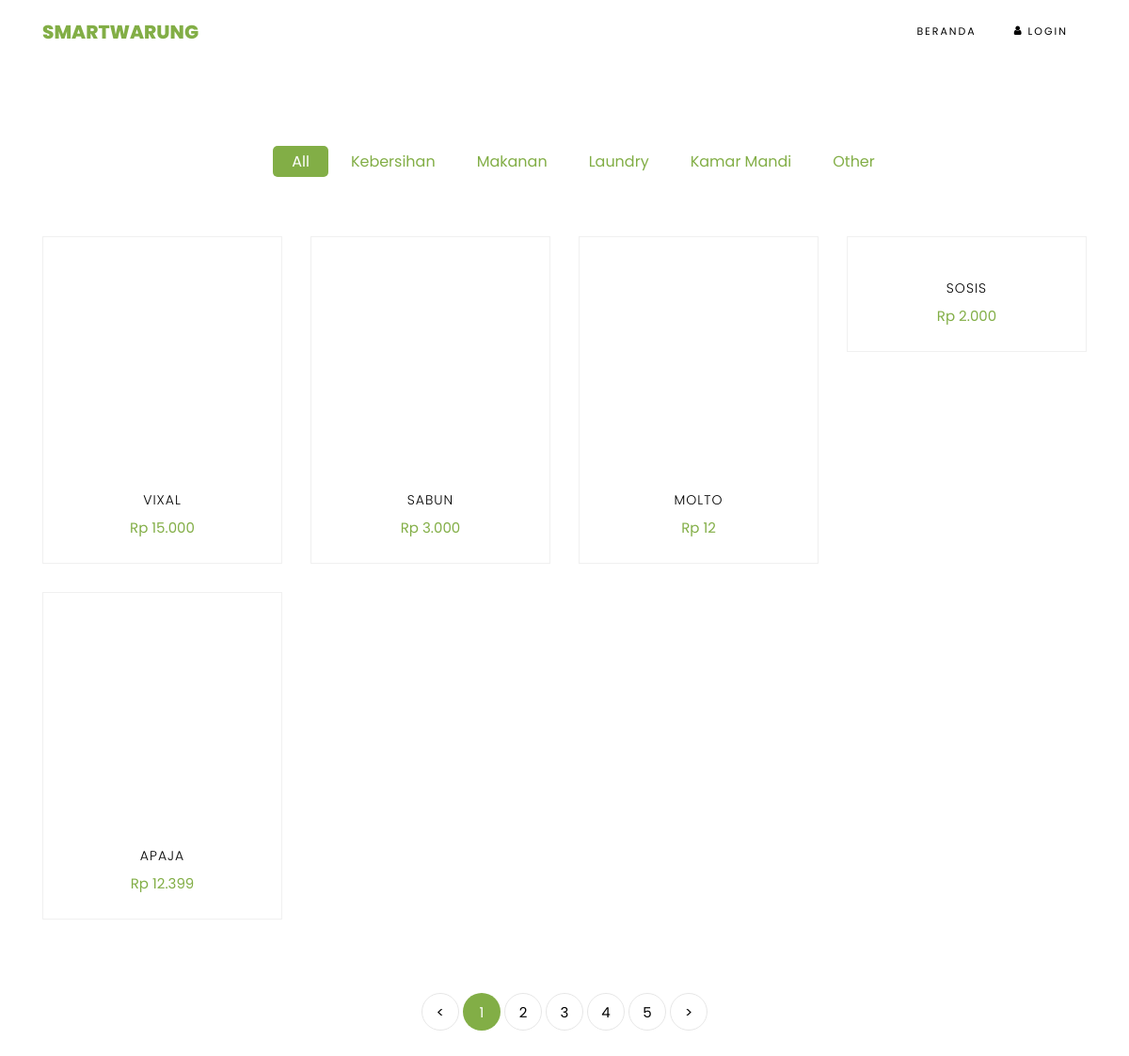
Page /index.php/category on the earlier database version.
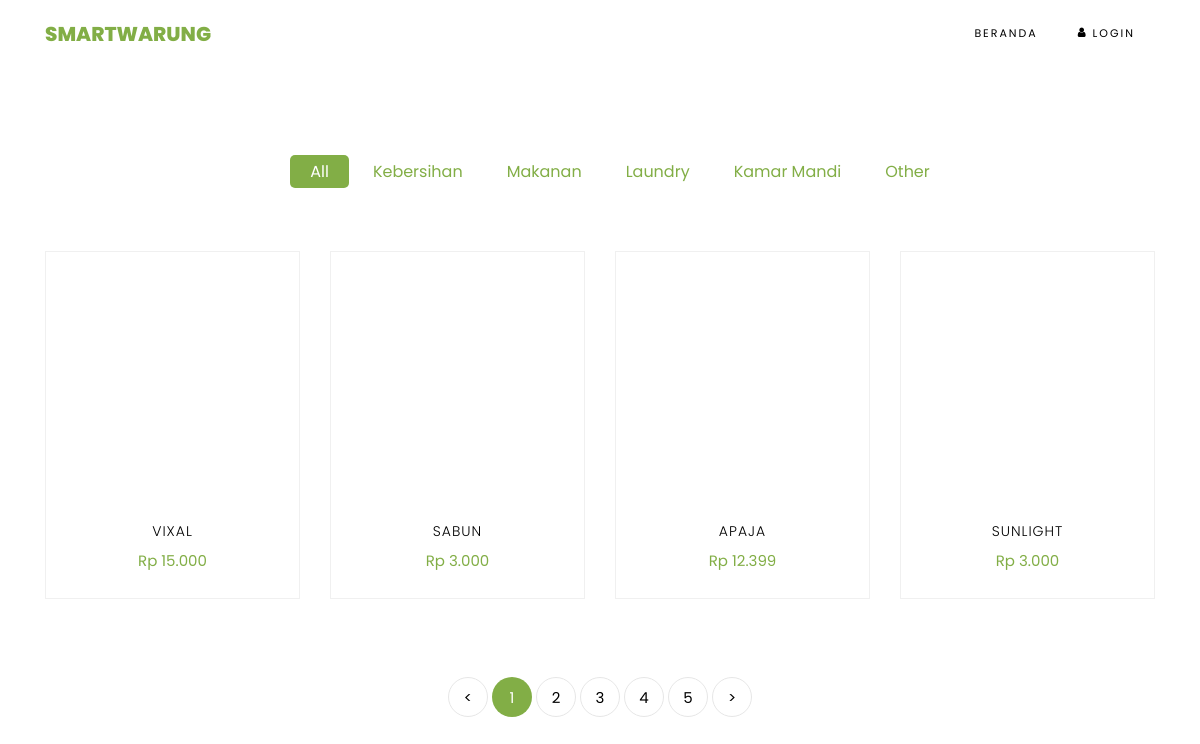
Same page on the later database version.
### tables this page shows
CREATE TABLE `categories` (
  `id` int(11) NOT NULL,
  `name` varchar(255) NOT NULL
);

CREATE TABLE `items` (
  `id` int(11) NOT NULL,
  `username` varchar(255) NOT NULL,
  `name` varchar(255) NOT NULL,
  `category` int(11) NOT NULL,
  `stock` int(11) NOT NULL,
  `price` int(11) NOT NULL,
  `description` text NOT NULL,
  `photo` text NOT NULL
);

### application/controllers/category.php (called while the page is built, shortened)
<?php
class category extends CI_Controller{
    public function index(){
        $data['categories'] = $this->categories->get_all();
        $data['items'] = $this->categories->get_all_items();
        $this->load->view('template/header');
        $this->load->view('category/index',$data);
        $this->load->view('template/footer');
    }
}
?>

### index.php (called while the page is built, shortened)
<?php
require_once BASEPATH.'core/CodeIgniter.php';

### application/models/categories.php (called while the page is built, shortened)
<?php
class categories extends CI_Model {
    public function get_all(){
        return $this->db->get('categories')->result_array();
    }
    public function get_all_items(){
        $this->db->select('items.name, items.price, items.photo, items.id');
        $this->db->from('items');
        $this->db->join('categories', 'items.category = categories.id');
        return $this->db->get()->result_array();
    }
}?>

### application/views/category/index.php (the view, shortened to what this page needs)
<section class="ftco-section">
    	<div class="container">
    		<div class="row justify-content-center">
    			<div class="col-md-10 mb-5 text-center">
    				<ul class="product-category">
    					<li><a href=""  class="active">All</a></li>
                    <?php foreach ($categories as $category): ?>
    					<li><a href="<?php echo site_url('category/show/').$category['id'] ?>"><?php echo $category['name'] ?></a></li>
                    <?php endforeach; ?>
    				</ul>
    			</div>
    		</div>
    		<div class="row">
            <?php foreach($items as $item): ?>
    			<div class="col-md-6 col-lg-3 ftco-animate">
    				<div class="product">
    					<a href="<?php echo site_url('item/show/').$item['id'] ?>" class="img-prod"><img class="img-fluid" src="<?php $photos = explode(',',$item['photo']); echo base_url('assets/uploads/').$photos[0]?>" alt="Colorlib Template">
    					</a>
    					<div class="text py-3 pb-4 px-3 text-center">
    						<h3><a href="<?php echo site_url('item/show/').$item['id'] ?>"><?php echo $item['name'] ?></a></h3>
    						<div class="d-flex">
    							<div class="pricing">
		    						<p class="price"><span><?php echo "Rp ".number_format($item['price'], 0, ".", ".") ?></span></p>
		    					</div>
	    					</div>
    					</div>
    				</div>
    			</div>
			<?php endforeach; ?>
    		</div>
    		<div class="row mt-5">
          <div class="col text-center">
            <div class="block-27">
              <ul>
                <li><a href="#">&lt;</a></li>
                <li class="active"><span>1</span></li>
                <li><a href="#">2</a></li>
                <li><a href="#">3</a></li>
                <li><a href="#">4</a></li>
                <li><a href="#">5</a></li>
                <li><a href="#">&gt;</a></li>
              </ul>
            </div>
          </div>
        </div>
    	</div>
    </section>

Differences in the rows shown:
removed items: name "MOLTO", price "12"
removed items: name "SOSIS", price "2.000"
added items: name "SUNLIGHT", price "3.000"
